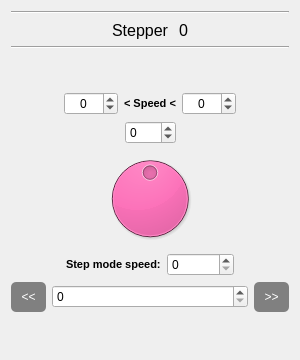
<?xml version="1.0" encoding="UTF-8"?>
<ui version="4.0">
 <class>EngineWidget</class>
 <widget class="QWidget" name="EngineWidget">
  <property name="geometry">
   <rect>
    <x>0</x>
    <y>0</y>
    <width>300</width>
    <height>360</height>
   </rect>
  </property>
  <property name="minimumSize">
   <size>
    <width>0</width>
    <height>0</height>
   </size>
  </property>
  <property name="maximumSize">
   <size>
    <width>300</width>
    <height>360</height>
   </size>
  </property>
  <property name="windowTitle">
   <string>Form</string>
  </property>
  <layout class="QGridLayout" name="gridLayout">
   <item row="7" column="0">
    <layout class="QHBoxLayout" name="horizontalLayout_3">
     <item>
      <spacer name="horizontalSpacer_5">
       <property name="orientation">
        <enum>Qt::Horizontal</enum>
       </property>
       <property name="sizeHint" stdset="0">
        <size>
         <width>40</width>
         <height>20</height>
        </size>
       </property>
      </spacer>
     </item>
     <item>
      <widget class="QSpinBox" name="spinMin">
       <property name="maximumSize">
        <size>
         <width>54</width>
         <height>16777215</height>
        </size>
       </property>
       <property name="alignment">
        <set>Qt::AlignCenter</set>
       </property>
       <property name="minimum">
        <number>-1000000</number>
       </property>
       <property name="maximum">
        <number>1000000</number>
       </property>
      </widget>
     </item>
     <item>
      <widget class="QLabel" name="label_2">
       <property name="font">
        <font>
         <pointsize>8</pointsize>
         <weight>75</weight>
         <bold>true</bold>
        </font>
       </property>
       <property name="text">
        <string>&lt; Speed &lt;</string>
       </property>
      </widget>
     </item>
     <item>
      <widget class="QSpinBox" name="spinMax">
       <property name="maximumSize">
        <size>
         <width>54</width>
         <height>16777215</height>
        </size>
       </property>
       <property name="alignment">
        <set>Qt::AlignCenter</set>
       </property>
       <property name="buttonSymbols">
        <enum>QAbstractSpinBox::UpDownArrows</enum>
       </property>
       <property name="minimum">
        <number>-1000000</number>
       </property>
       <property name="maximum">
        <number>1000000</number>
       </property>
      </widget>
     </item>
     <item>
      <spacer name="horizontalSpacer_6">
       <property name="orientation">
        <enum>Qt::Horizontal</enum>
       </property>
       <property name="sizeHint" stdset="0">
        <size>
         <width>40</width>
         <height>20</height>
        </size>
       </property>
      </spacer>
     </item>
    </layout>
   </item>
   <item row="11" column="0">
    <layout class="QGridLayout" name="gridLayout_3">
     <item row="1" column="2">
      <widget class="QSpinBox" name="spinBox_stm_speed">
       <property name="maximum">
        <number>100000</number>
       </property>
      </widget>
     </item>
     <item row="1" column="0">
      <spacer name="horizontalSpacer_7">
       <property name="orientation">
        <enum>Qt::Horizontal</enum>
       </property>
       <property name="sizeHint" stdset="0">
        <size>
         <width>40</width>
         <height>20</height>
        </size>
       </property>
      </spacer>
     </item>
     <item row="1" column="1">
      <widget class="QLabel" name="label_3">
       <property name="font">
        <font>
         <pointsize>8</pointsize>
         <weight>75</weight>
         <bold>true</bold>
        </font>
       </property>
       <property name="text">
        <string>Step mode speed:</string>
       </property>
      </widget>
     </item>
     <item row="1" column="3">
      <spacer name="horizontalSpacer_8">
       <property name="orientation">
        <enum>Qt::Horizontal</enum>
       </property>
       <property name="sizeHint" stdset="0">
        <size>
         <width>40</width>
         <height>20</height>
        </size>
       </property>
      </spacer>
     </item>
    </layout>
   </item>
   <item row="9" column="0">
    <widget class="QDial" name="dial_speed">
     <property name="autoFillBackground">
      <bool>false</bool>
     </property>
     <property name="styleSheet">
      <string notr="true">background-color: rgb(252, 2, 128);</string>
     </property>
     <property name="minimum">
      <number>-100</number>
     </property>
     <property name="maximum">
      <number>100</number>
     </property>
     <property name="singleStep">
      <number>50</number>
     </property>
     <property name="value">
      <number>0</number>
     </property>
     <property name="orientation">
      <enum>Qt::Horizontal</enum>
     </property>
    </widget>
   </item>
   <item row="5" column="0">
    <spacer name="verticalSpacer">
     <property name="orientation">
      <enum>Qt::Vertical</enum>
     </property>
     <property name="sizeHint" stdset="0">
      <size>
       <width>20</width>
       <height>40</height>
      </size>
     </property>
    </spacer>
   </item>
   <item row="0" column="0">
    <widget class="Line" name="line_2">
     <property name="orientation">
      <enum>Qt::Horizontal</enum>
     </property>
    </widget>
   </item>
   <item row="12" column="0">
    <layout class="QGridLayout" name="gridLayout_2">
     <item row="0" column="0">
      <widget class="QPushButton" name="button_left">
       <property name="minimumSize">
        <size>
         <width>35</width>
         <height>30</height>
        </size>
       </property>
       <property name="maximumSize">
        <size>
         <width>35</width>
         <height>30</height>
        </size>
       </property>
       <property name="styleSheet">
        <string notr="true">QPushButton:!pressed
{
	background-color: rgb(128, 128, 128);
	border-radius: 5px;
	font: 16pt &quot;Arial&amp;quot&quot;;
	color: white;
}

QPushButton:pressed
{
	background-color: rgb(128, 128, 128);
	border-radius: 5px;
	font: 15pt &quot;Arial&amp;quot&quot;;
	color: white;
}</string>
       </property>
       <property name="text">
        <string>&lt;&lt;</string>
       </property>
      </widget>
     </item>
     <item row="0" column="2">
      <widget class="QPushButton" name="button_right">
       <property name="minimumSize">
        <size>
         <width>35</width>
         <height>30</height>
        </size>
       </property>
       <property name="maximumSize">
        <size>
         <width>35</width>
         <height>30</height>
        </size>
       </property>
       <property name="styleSheet">
        <string notr="true">QPushButton:!pressed
{
	background-color: rgb(128, 128, 128);
	border-radius: 5px;
	font: 16pt &quot;Arial&amp;quot&quot;;
	color: white;
}

QPushButton:pressed
{
	background-color: rgb(128, 128, 128);
	border-radius: 5px;
	font: 15pt &quot;Arial&amp;quot&quot;;
	color: white;
}</string>
       </property>
       <property name="text">
        <string>&gt;&gt;</string>
       </property>
      </widget>
     </item>
     <item row="0" column="1">
      <widget class="QSpinBox" name="spinbox_steps">
       <property name="maximum">
        <number>1000000</number>
       </property>
      </widget>
     </item>
    </layout>
   </item>
   <item row="13" column="0">
    <spacer name="verticalSpacer_2">
     <property name="orientation">
      <enum>Qt::Vertical</enum>
     </property>
     <property name="sizeHint" stdset="0">
      <size>
       <width>20</width>
       <height>40</height>
      </size>
     </property>
    </spacer>
   </item>
   <item row="1" column="0">
    <layout class="QHBoxLayout" name="horizontalLayout">
     <item>
      <spacer name="horizontalSpacer_3">
       <property name="orientation">
        <enum>Qt::Horizontal</enum>
       </property>
       <property name="sizeHint" stdset="0">
        <size>
         <width>40</width>
         <height>20</height>
        </size>
       </property>
      </spacer>
     </item>
     <item>
      <widget class="QLabel" name="label">
       <property name="font">
        <font>
         <family>Arial</family>
         <pointsize>12</pointsize>
         <weight>50</weight>
         <italic>false</italic>
         <bold>false</bold>
        </font>
       </property>
       <property name="styleSheet">
        <string notr="true">font:12pt &quot;Arial&quot;;</string>
       </property>
       <property name="text">
        <string>Stepper </string>
       </property>
      </widget>
     </item>
     <item>
      <widget class="QLabel" name="label_engine_number">
       <property name="maximumSize">
        <size>
         <width>50</width>
         <height>16777215</height>
        </size>
       </property>
       <property name="font">
        <font>
         <family>Arial</family>
         <pointsize>12</pointsize>
         <weight>50</weight>
         <italic>false</italic>
         <bold>false</bold>
        </font>
       </property>
       <property name="styleSheet">
        <string notr="true">font: 12pt &quot;Arial&quot;;</string>
       </property>
       <property name="text">
        <string>0</string>
       </property>
      </widget>
     </item>
     <item>
      <spacer name="horizontalSpacer_4">
       <property name="orientation">
        <enum>Qt::Horizontal</enum>
       </property>
       <property name="sizeHint" stdset="0">
        <size>
         <width>40</width>
         <height>20</height>
        </size>
       </property>
      </spacer>
     </item>
    </layout>
   </item>
   <item row="2" column="0">
    <widget class="Line" name="line">
     <property name="orientation">
      <enum>Qt::Horizontal</enum>
     </property>
    </widget>
   </item>
   <item row="8" column="0">
    <layout class="QHBoxLayout" name="horizontalLayout_2">
     <item>
      <spacer name="horizontalSpacer_2">
       <property name="orientation">
        <enum>Qt::Horizontal</enum>
       </property>
       <property name="sizeHint" stdset="0">
        <size>
         <width>40</width>
         <height>20</height>
        </size>
       </property>
      </spacer>
     </item>
     <item>
      <widget class="QSpinBox" name="spinBox_speed">
       <property name="sizePolicy">
        <sizepolicy hsizetype="Preferred" vsizetype="Fixed">
         <horstretch>0</horstretch>
         <verstretch>0</verstretch>
        </sizepolicy>
       </property>
       <property name="maximumSize">
        <size>
         <width>54</width>
         <height>16777215</height>
        </size>
       </property>
       <property name="readOnly">
        <bool>false</bool>
       </property>
       <property name="minimum">
        <number>-100</number>
       </property>
       <property name="maximum">
        <number>100</number>
       </property>
      </widget>
     </item>
     <item>
      <spacer name="horizontalSpacer">
       <property name="orientation">
        <enum>Qt::Horizontal</enum>
       </property>
       <property name="sizeHint" stdset="0">
        <size>
         <width>40</width>
         <height>20</height>
        </size>
       </property>
      </spacer>
     </item>
    </layout>
   </item>
  </layout>
 </widget>
 <resources/>
 <connections/>
</ui>
